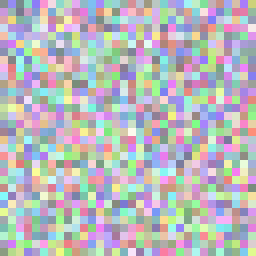
#> input picture sample_data/attacked/red/ood-0.png, 32 x 32 px (shown 8 times larger)
$ python -i near_confirmation.py   (imports and definitions only)
#> lines starting #> are read from the running program, lines starting #| are printed output that depends on the picture
"""Pixel-domain confirmation after cheap hash candidate generation."""
import json
from pathlib import Path
import numpy as np
from PIL import Image,ImageFilter

PROFILE=Path(__file__).resolve().parents[2]/'core/calibration/near_duplicate.json'

def representation(path):
#> called with path = '../../sample_data/attacked/red/ood-0.png'
    with Image.open(path) as im:
#> im is the input picture: PIL image 32x32 RGB; mean R, G, B 184.6, 184.6, 188.3
        image=im.convert('RGB').resize((32,32),Image.Resampling.BILINEAR)
        x=np.asarray(image,dtype=float)/255
        low=np.asarray(image.filter(ImageFilter.GaussianBlur(1)),dtype=float)/255
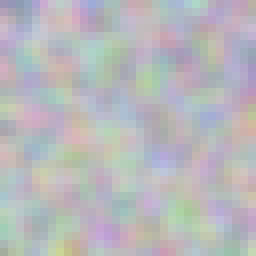
#> low: shape (32, 32, 3) float64 (shown 8 times larger); mean R, G, B 0.722, 0.722, 0.736
    high=(x-low).flatten(); high-=high.mean()
#> after `high = (x - low).flatten()`: high = 3072 values, max 0.306 at index 560, min -0.29 at index 2301, mean 0.00195
#> after `high -= high.mean()`: high = 3072 values, max 0.304 at index 560, min -0.292 at index 2301, mean 5.1e-18
    histogram=np.concatenate([np.histogram(x[:,:,c],bins=16,range=(0,1))[0] for c in range(3)]).astype(float)
#> histogram = 48 values, max 143 at index 25, min 0 at index 0, mean 64
    histogram/=histogram.sum()
#> histogram = 48 values, max 0.0465 at index 25, min 0 at index 0, mean 0.0208
    return x,high,histogram

def compare(a,b):
    x,high,hist=a; y,other,ohist=b
    mx,my=x.mean(),y.mean(); vx,vy=x.var(),y.var(); covariance=((x-mx)*(y-my)).mean()
    ssim=((2*mx*my+.01**2)*(2*covariance+.03**2))/((mx*mx+my*my+.01**2)*(vx+vy+.03**2))
    norm=np.linalg.norm(high)*np.linalg.norm(other)
    corr=float(high@other/norm) if norm>1e-12 else float(np.allclose(x,y,atol=1/255))
    return {'pixel_rmse':float(np.sqrt(np.mean((x-y)**2))),'ssim_approx':float(ssim),
            'residual_correlation':corr,'histogram_intersection':float(np.minimum(hist,ohist).sum())}

def profile():
    from provenance.hashing import digest
    if not PROFILE.exists(): return {'thresholds':{'hamming':4,'rmse':.02,'correlation':.8},'qualified':False,'profile_hash':None}
    value=json.loads(PROFILE.read_text()); payload={k:v for k,v in value.items() if k!='profile_hash'}
    if digest(payload)!=value['profile_hash']: raise ValueError('Near-duplicate calibration profile hash mismatch')
    return value

def confirmed(metrics,thresholds):
    return metrics['pixel_rmse']<=thresholds['rmse'] and metrics['residual_correlation']>=thresholds['correlation']

>>> result = representation('../../sample_data/attacked/red/ood-0.png')

$ run again, on sample_data/attacked/red/ood-1.png
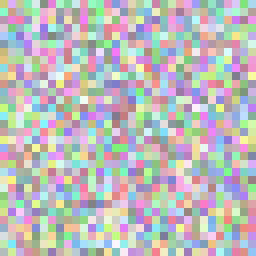
#> input picture sample_data/attacked/red/ood-1.png, 32 x 32 px (shown 8 times larger)
#> in representation, im is the input picture: PIL image 32x32 RGB; mean R, G, B 187.7, 187.1, 187.7
#> in representation, `low=np.asarray(image.filter(ImageFilter.GaussianBlur(1)),dtype=float)/..`:
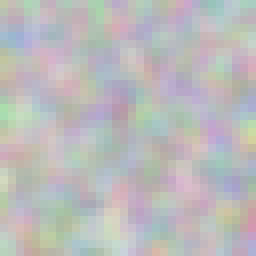
#> low: shape (32, 32, 3) float64 (shown 8 times larger); mean R, G, B 0.734, 0.732, 0.734
#> high = 3072 values, max 0.302 at index 2421, min -0.322 at index 2370, mean 0.00199
#> high = 3072 values, max 0.3 at index 2421, min -0.324 at index 2370, mean 7.05e-18
#> in representation, `histogram=np.concatenate([np.histogram(x[:,:,c],bins=16,range=(0,1))[0..`: histogram = 48 values, max 142 at index 12, min 0 at index 0, mean 64
#> in representation, `histogram/=histogram.sum()`: histogram = 48 values, max 0.0462 at index 12, min 0 at index 0, mean 0.0208

$ run again, on sample_data/attacked/red/ood-2.png
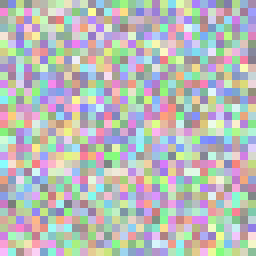
#> input picture sample_data/attacked/red/ood-2.png, 32 x 32 px (shown 8 times larger)
#> in representation, im is the input picture: PIL image 32x32 RGB; mean R, G, B 184.7, 186.8, 185.2
#> in representation, `low=np.asarray(image.filter(ImageFilter.GaussianBlur(1)),dtype=float)/..`:
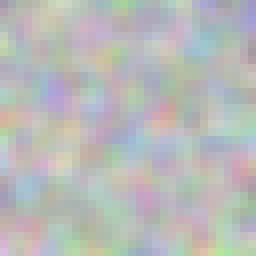
#> low: shape (32, 32, 3) float64 (shown 8 times larger); mean R, G, B 0.722, 0.73, 0.724
#> high = 3072 values, max 0.294 at index 978, min -0.298 at index 1429, mean 0.00201
#> high = 3072 values, max 0.292 at index 978, min -0.3 at index 1429, mean 7.37e-18
#> in representation, `histogram=np.concatenate([np.histogram(x[:,:,c],bins=16,range=(0,1))[0..`: histogram = 48 values, max 142 at index 9, min 0 at index 0, mean 64
#> in representation, `histogram/=histogram.sum()`: histogram = 48 values, max 0.0462 at index 9, min 0 at index 0, mean 0.0208

$ run again, on sample_data/attacked/red/ood-3.png
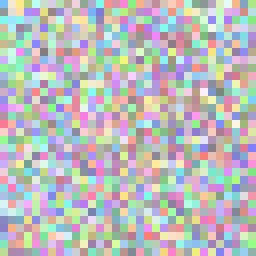
#> input picture sample_data/attacked/red/ood-3.png, 32 x 32 px (shown 8 times larger)
#> in representation, im is the input picture: PIL image 32x32 RGB; mean R, G, B 186.7, 187.2, 188
#> in representation, `low=np.asarray(image.filter(ImageFilter.GaussianBlur(1)),dtype=float)/..`:
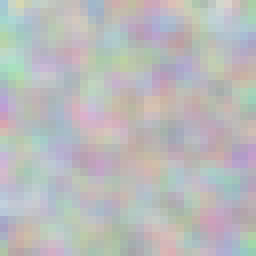
#> low: shape (32, 32, 3) float64 (shown 8 times larger); mean R, G, B 0.73, 0.732, 0.735
#> high = 3072 values, max 0.282 at index 3027, min -0.282 at index 1094, mean 0.00196
#> high = 3072 values, max 0.28 at index 3027, min -0.284 at index 1094, mean 6.4e-18
#> in representation, `histogram=np.concatenate([np.histogram(x[:,:,c],bins=16,range=(0,1))[0..`: histogram = 48 values, max 140 at index 11, min 0 at index 0, mean 64
#> in representation, `histogram/=histogram.sum()`: histogram = 48 values, max 0.0456 at index 11, min 0 at index 0, mean 0.0208
